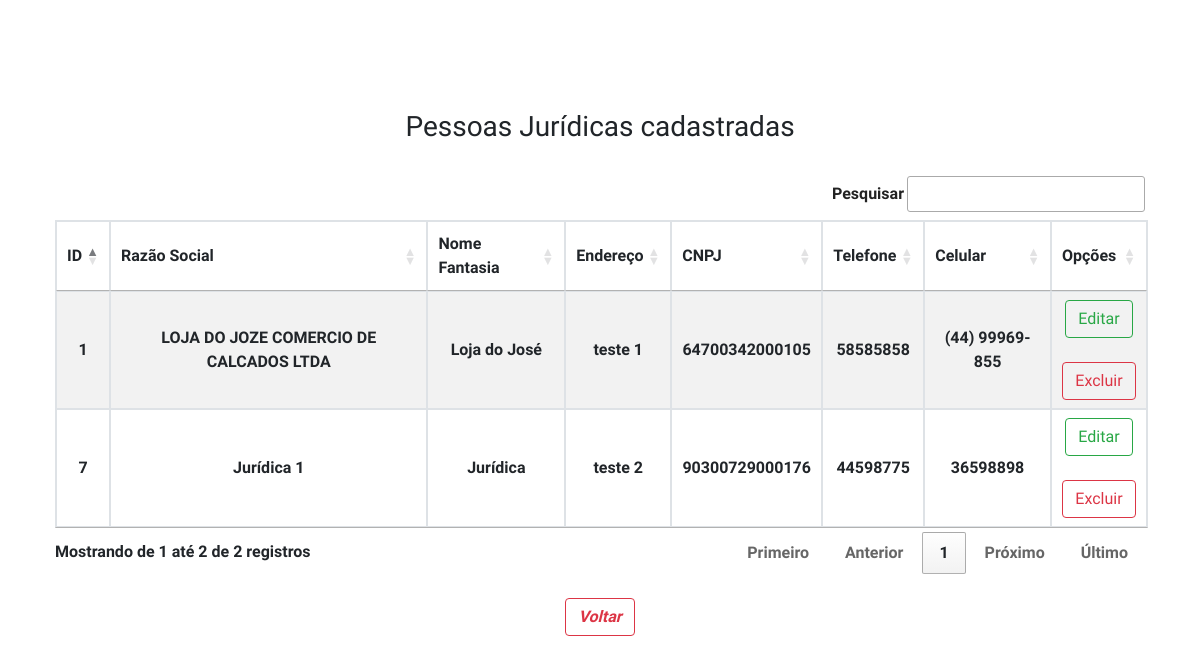
/home.php?op=list&pg=juridica, run on the app's committed database.
### tables this page shows
CREATE TABLE `pessoa_juridica` (
  `id_pessoa` int(11) NOT NULL,
  `cnpj` varchar(18) NOT NULL,
  `razao_social` varchar(100) NOT NULL,
  `nome_fantasia` varchar(50) NOT NULL,
  `inscricao_estadual` varchar(12) NOT NULL,
  `dt_fundacao` date NOT NULL,
  `endereco` varchar(80) NOT NULL,
  `telefone` varchar(14) NOT NULL,
  `celular` varchar(14) NOT NULL
);

### list/juridica.php (the view, shortened to what this page needs)
<div class="container" id="listagem">
    <table class="table-bordered table-striped" id="tb">
        <h3>Pessoas Jurídicas cadastradas</h3>
        <br>
            <thead id="k">
                <tr>
                    <td> ID  		        </td>
                    <td> Razão Social 		</td>
                    <td> Nome Fantasia 		</td>
                    <td> Endereço           </td>
                    <td> CNPJ               </td>
                    <td> Telefone           </td>
                    <td> Celular            </td>
                    <td> Opções             </td>
                </tr>
            </thead>
        <?php
            include "conn/conn.php";
            $sql = "SELECT * FROM pessoa_juridica
                    ORDER BY nome_fantasia";
            $consulta = $conn->prepare($sql);
            $consulta->execute();
            while ( $dados = $consulta->fetch(PDO::FETCH_OBJ))
            {
                $id_pessoa           = $dados->id_pessoa;
                $razao_social 	     = $dados->razao_social;
                $nome_fantasia       = $dados->nome_fantasia;
                $endereco            = $dados->endereco;
                $cnpj                = $dados->cnpj;
                $telefone            = $dados->telefone;
                $celular             = $dados->celular;
                echo "<tr>
                        <td>$id_pessoa     </td>
                        <td>$razao_social  </td>
                        <td>$nome_fantasia </td>
                        <td>$endereco      </td>
                        <td>$cnpj          </td>
                        <td>$telefone      </td>
                        <td>$celular       </td>
                        <td>
                            <a href='home.php?op=add&pg=juridica&id_pessoa=$id_pessoa' class='btn btn-outline-success'>
                            Editar
                            </a><br><br>
                            <a href=\"javascript:excluir($id_pessoa, '$nome_fantasia')\" class='btn btn-outline-danger'>
                            Excluir
                            </a>
                        </td>
                    </tr>";
            }
        ?>
    </table>
    <br>
    <a href="home.php" class="btn btn-outline-danger"><i class="fa fa-chevron-left"> Voltar</a>
</div>

### css/style.css (style rules this page uses)
* { font-family: Manjari, Lato, Arial, Helvetica, sans-serif; font-size: 14; font-weight: bold; margin: auto; }
body { padding-top: 100px; padding-bottom: 30px; text-align: center; }
#listagem { padding: 10px; width: 100%; height: 100%; text-align: center; }
h3 { text-align: center; }

### data on the page
pessoa_juridica: id_pessoa "7", razao_social "Jurídica 1", nome_fantasia "Jurídica", endereco "teste 2", cnpj "90300729000176", telefone "44598775", celular "36598898"
pessoa_juridica: id_pessoa "1", razao_social "LOJA DO JOZE COMERCIO DE CALCADOS LTDA", nome_fantasia "Loja do José", endereco "teste 1", cnpj "64700342000105", telefone "58585858", celular "(44) 99969-855"
